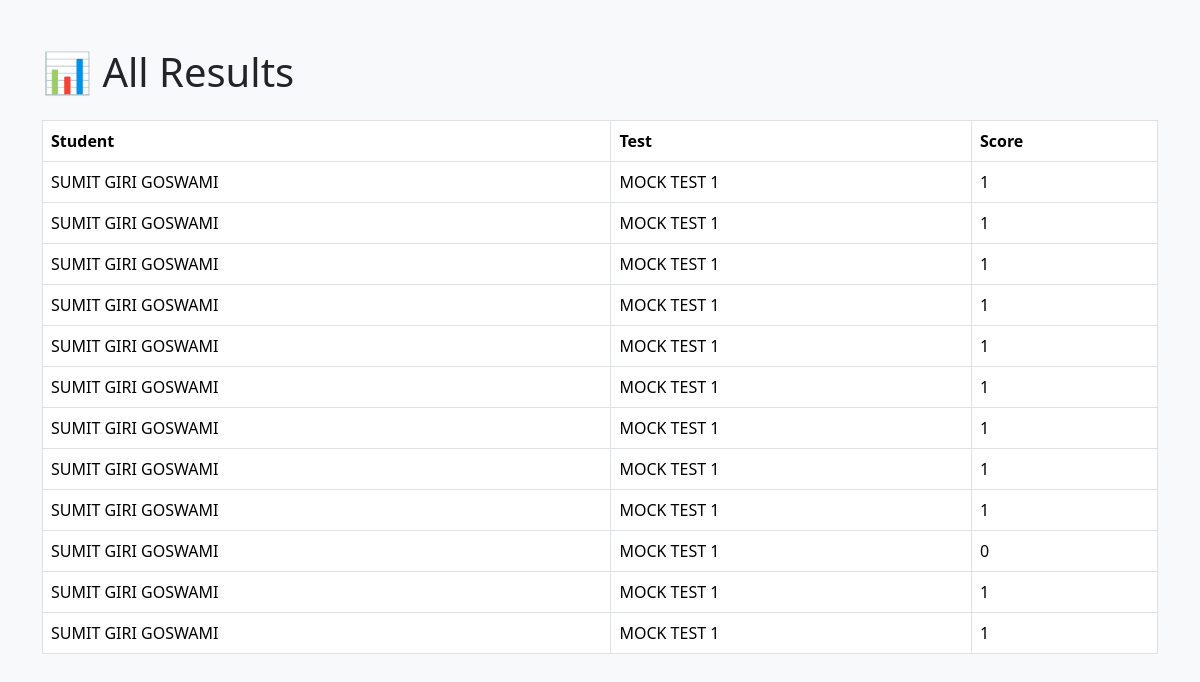
Before: /view_results (signed in) with the older database file.
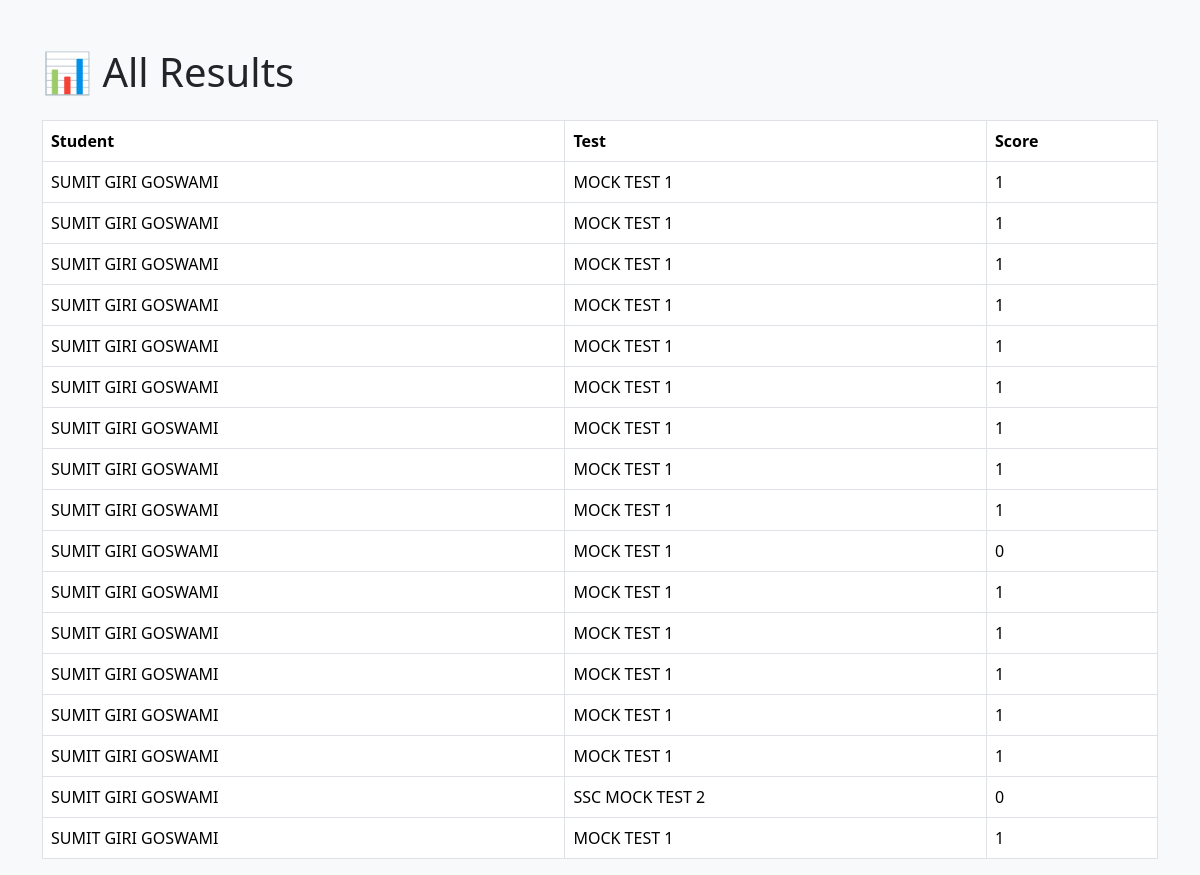
After: the same page with the newer database file.
### tables this page shows
CREATE TABLE results(
    id INTEGER PRIMARY KEY AUTOINCREMENT,
    user_id INTEGER,
    test_id INTEGER,
    score INTEGER
);

CREATE TABLE users(
    id INTEGER PRIMARY KEY AUTOINCREMENT,
    name TEXT NOT NULL,
    email TEXT UNIQUE,
    password TEXT NOT NULL
);

CREATE TABLE tests(
    id INTEGER PRIMARY KEY AUTOINCREMENT,
    test_name TEXT NOT NULL,
    category_id INTEGER,
    duration INTEGER
);

### app.py (the view)
@app.route("/view_results")
def view_results():
    if "admin" not in session:
        return redirect("/admin")
    conn = sqlite3.connect("mocktest.db")
    cursor = conn.cursor()
    cursor.execute(
        """
        SELECT users.name,
               tests.test_name,
               results.score
        FROM results
        JOIN users
        ON results.user_id = users.id
        JOIN tests
        ON results.test_id = tests.id
        """
    )
    results = cursor.fetchall()
    conn.close()
    return render_template(
        "view_results.html",
        results=results
    )

### templates/view_results.html (shortened to what this page needs)
<!DOCTYPE html>
<html>
<head>
<link href="https://cdn.jsdelivr.net/npm/bootstrap@5.3.3/dist/css/bootstrap.min.css" rel="stylesheet">
</head>
<body class="bg-light">
<div class="container mt-5">
<h1>📊 All Results</h1>
<table class="table table-bordered bg-white mt-4">
<tr>
<th>Student</th>
<th>Test</th>
<th>Score</th>
</tr>
{% for result in results %}
<tr>
<td>{{ result[0] }}</td>
<td>{{ result[1] }}</td>
<td>{{ result[2] }}</td>
</tr>
{% endfor %}
</table>
</div>
</body>
</html>

Changed rows visible on the page:
added results: name "SUMIT GIRI GOSWAMI", test_name "MOCK TEST 1", score "1"
added results: name "SUMIT GIRI GOSWAMI", test_name "MOCK TEST 1", score "1"
added results: name "SUMIT GIRI GOSWAMI", test_name "MOCK TEST 1", score "1"
added results: name "SUMIT GIRI GOSWAMI", test_name "SSC MOCK TEST 2", score "0"
added results: name "SUMIT GIRI GOSWAMI", test_name "MOCK TEST 1", score "1"
